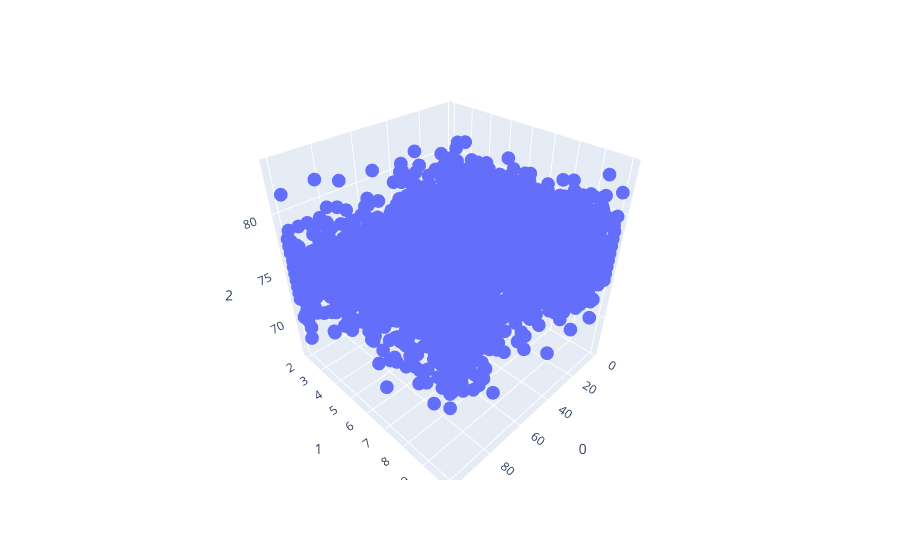

Write notebook code for a chart like this one.
### Code cell
#positions visités par CSA en 3D: max_depth, n_estimators, accuracy
ds=pd.DataFrame(data=resultat_RF[1])
ds=ds.sort_values(by=[0,1])
ds=ds.drop_duplicates()

  
fig = px.scatter_3d(ds, x = 0, 
                    y = 1, z = 2)
  
fig.show()

### Figure 1 — Plotly figure (JSON) as saved in the notebook; plotly's stock layout.template omitted (floating-point values rounded to 4 significant figures; data arrays with more than 128 entries replaced by an {"elided": "..."} marker saying what was removed)
{"data": [{"hovertemplate": "0=%{x}<br>1=%{y}<br>2=%{z}<extra></extra>", "legendgroup": "", "marker": {"color": "#636efa", "symbol": "circle"}, "mode": "markers", "name": "", "scene": "scene", "showlegend": false, "type": "scatter3d", "x": {"elided": "2374 float values"}, "y": {"elided": "2374 float values"}, "z": {"elided": "2374 float values"}}], "layout": {"legend": {"tracegroupgap": 0}, "margin": {"t": 60}, "scene": {"domain": {"x": [0, 1], "y": [0, 1]}, "xaxis": {"title": {"text": "0"}}, "yaxis": {"title": {"text": "1"}}, "zaxis": {"title": {"text": "2"}}}}}
